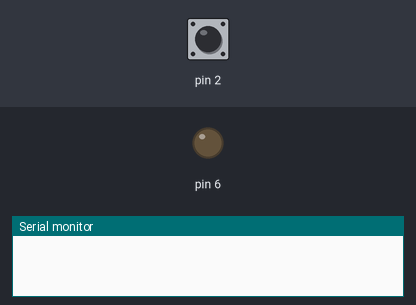
Simulated run of this sketch. Board: Arduino Uno, built with avr-gcc and run on an emulated ATmega328P. On the bench: output pins drawn as LEDs (lit = HIGH), the last lines printed to the serial monitor. Dashed ring = blinking. Inputs (shaded band) come from the test bench; at power-on: pin 2 LOW.

Above: at 1.2 s.
1.3 s: pin 2 driven HIGH
2.8 s: pin 2 pulsed LOW 5 times (0.12 s each, 0.3 s apart)
At 4.4 s:
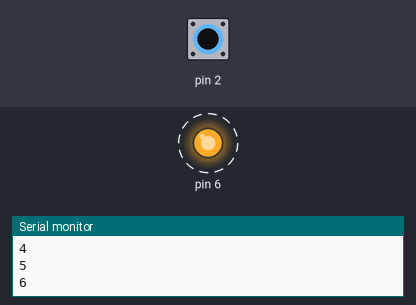
Timing chart, 0 to 5.9 s (numbered marks = the images above; inputs shaded):
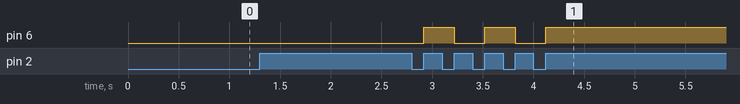

Measured:
- after the input at 2.8 s, pin 6: alternates HIGH for 0.30 s and LOW for 0.30 s, 5 changes in all, then stays HIGH, starting after 0.12 s

The sketch:

Experimento_7.ino
```cpp
//Jose Antonio Garcia Ortiz
//Dario Gonzalez Martinez de Salazar

#include <Arduino.h>

volatile bool up = false;
volatile int times = 0;
void pulsado(){
  digitalWrite(6,up);
  up = !up;
  times++;
  Serial.println(times);
}

void setup()
{
  Serial.begin(9600);
  pinMode(6, OUTPUT);
  pinMode(2, INPUT);
  attachInterrupt(digitalPinToInterrupt(2),pulsado,RISING);
}

void loop()
{
}

//Ejercicio ruido mecanico
//En este ejercicio dejamos el loop vacio porque usamos la interrupcion
```
